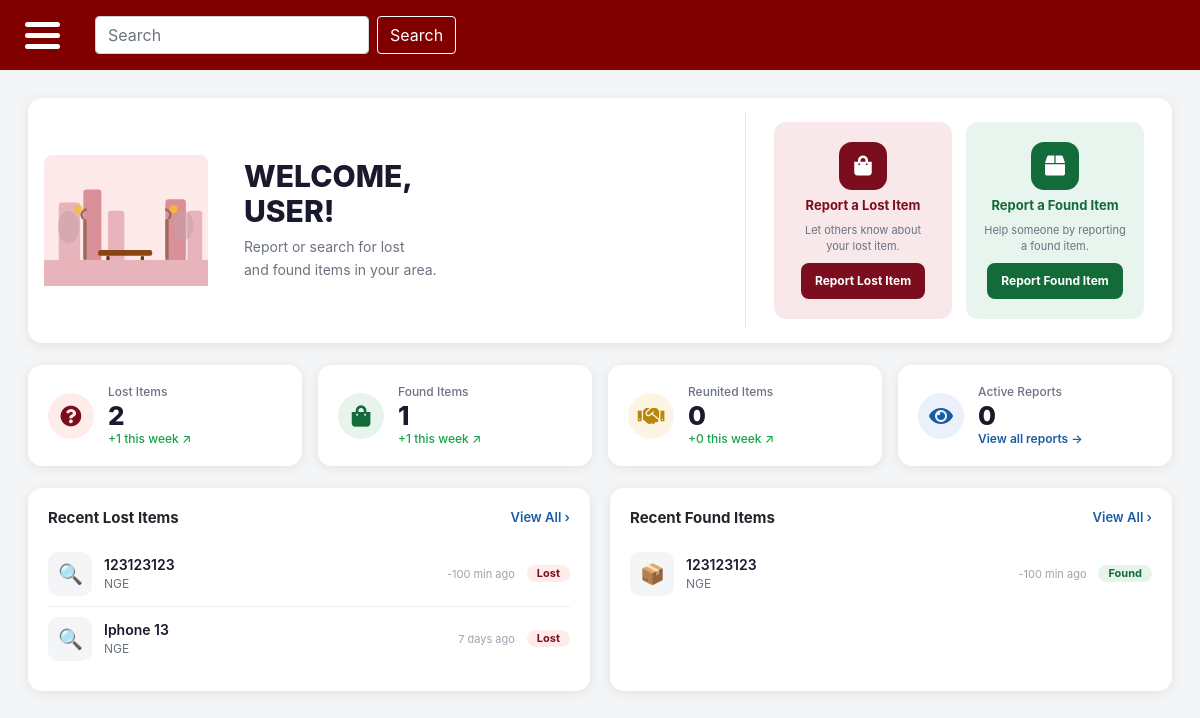
/dashboard.php (signed in), run on the app's committed database.
### tables this page shows
CREATE TABLE `users` (
  `user_id` int(11) NOT NULL,
  `full_name` varchar(255) DEFAULT NULL,
  `institutionalEmail` varchar(255) DEFAULT NULL,
  `password` varchar(255) NOT NULL,
  `is_admin` tinyint(1) DEFAULT 0
);

CREATE TABLE `posts` (
  `post_id` int(11) NOT NULL,
  `user_id` int(11) DEFAULT NULL,
  `location_id` int(11) DEFAULT NULL,
  `specific_location` varchar(255) DEFAULT NULL,
  `category_id` int(11) DEFAULT NULL,
  `dropOff_id` int(11) DEFAULT NULL,
  `type` varchar(255) DEFAULT NULL,
  `itemName` varchar(255) DEFAULT NULL,
  `publicDescription` varchar(255) DEFAULT NULL,
  `privateDetails` varchar(255) DEFAULT NULL,
  `currentStatus` varchar(20) DEFAULT 'PENDING',
  `dateReported` datetime DEFAULT current_timestamp(),
  `expirationDate` datetime DEFAULT NULL
);

CREATE TABLE `location` (
  `location_id` int(11) NOT NULL,
  `locationName` varchar(255) NOT NULL,
  `zone` varchar(100) NOT NULL
);

### dashboard.php (the view, shortened to what this page needs)
<?php
require_once 'connect.php';
$lostCount     = $connection->query("SELECT COUNT(*) AS c FROM posts WHERE type='LOST'")->fetch_assoc()['c'] ?? 0;
$foundCount    = $connection->query("SELECT COUNT(*) AS c FROM posts WHERE type='FOUND'")->fetch_assoc()['c'] ?? 0;
$reunitedCount = $connection->query("SELECT COUNT(*) AS c FROM posts WHERE currentStatus='REUNITED'")->fetch_assoc()['c'] ?? 0;
$activeCount   = $connection->query("SELECT COUNT(*) AS c FROM posts WHERE currentStatus='PENDING'")->fetch_assoc()['c'] ?? 0;
$lostWeek     = $connection->query("SELECT COUNT(*) AS c FROM posts WHERE type='LOST'  AND dateReported >= NOW() - INTERVAL 7 DAY")->fetch_assoc()['c'] ?? 0;
$foundWeek    = $connection->query("SELECT COUNT(*) AS c FROM posts WHERE type='FOUND' AND dateReported >= NOW() - INTERVAL 7 DAY")->fetch_assoc()['c'] ?? 0;
$reunitedWeek = $connection->query("SELECT COUNT(*) AS c FROM posts WHERE currentStatus='REUNITED' AND dateReported >= NOW() - INTERVAL 7 DAY")->fetch_assoc()['c'] ?? 0;
$recentLostResult = $connection->query("
    SELECT p.post_id, p.itemName, p.dateReported, p.currentStatus, l.locationName
    FROM posts p
    LEFT JOIN location l ON p.location_id = l.location_id
    WHERE p.type = 'LOST'
    ORDER BY p.dateReported DESC
    LIMIT 3
");
$recentLost = $recentLostResult ? $recentLostResult->fetch_all(MYSQLI_ASSOC) : [];
$recentFoundResult = $connection->query("
    SELECT p.post_id, p.itemName, p.dateReported, p.currentStatus, l.locationName
    FROM posts p
    LEFT JOIN location l ON p.location_id = l.location_id
    WHERE p.type = 'FOUND'
    ORDER BY p.dateReported DESC
    LIMIT 3
");
$recentFound = $recentFoundResult ? $recentFoundResult->fetch_all(MYSQLI_ASSOC) : [];
function timeAgo($datetime) {
    $diff = time() - strtotime($datetime);
    if ($diff < 3600)  return floor($diff/60)   . ' min ago';
    return floor($diff/86400) . ' days ago';
}
?>
<?php include 'header_footer/main-header.php'; ?>
<link rel="stylesheet" href="https://cdnjs.cloudflare.com/ajax/libs/font-awesome/5.15.4/css/all.min.css">
<div class="layout">
    <?php include 'side-menu.php'; ?>
    <div class="main-content">
        <div class="db-wrap">
            <div class="hero-card">
                <div class="hero-illus">
                </div>
                <div class="hero-text">
                    <h1>WELCOME,<br><?= strtoupper(htmlspecialchars($user1['full_name'] ?? 'USER')) ?>!</h1>
                    <p>Report or search for lost<br>and found items in your area.</p>
                </div>
                <div class="hero-actions">
                    <div class="act-card">
                        <div class="act-icon red"><i class="fas fa-shopping-bag"></i></div>
                        <h3 class="red">Report a Lost Item</h3>
                        <p>Let others know about your lost item.</p>
                        <a href="report_lost.php" class="btn-act red">Report Lost Item</a>
                    </div>
                    <div class="act-card green">
                        <div class="act-icon green"><i class="fas fa-box"></i></div>
                        <h3 class="green">Report a Found Item</h3>
                        <p>Help someone by reporting a found item.</p>
                        <a href="report_found.php" class="btn-act green">Report Found Item</a>
                    </div>
                </div>
            </div>
            <div class="stats-grid">
                <div class="stat-card">
                    <div class="stat-ico red"><i class="fas fa-question-circle fa-lg"></i></div>
                    <div class="stat-info">
                        <div class="lbl">Lost Items</div>
                        <div class="num"><?= $lostCount ?></div>
                        <div class="trnd">+<?= $lostWeek ?> this week ↗</div>
                    </div>
                </div>
                <div class="stat-card">
                    <div class="stat-ico green"><i class="fas fa-shopping-bag fa-lg"></i></div>
                    <div class="stat-info">
                        <div class="lbl">Found Items</div>
                        <div class="num"><?= $foundCount ?></div>
                        <div class="trnd">+<?= $foundWeek ?> this week ↗</div>
                    </div>
                </div>
                <div class="stat-card">
                    <div class="stat-ico gold"><i class="fas fa-handshake fa-lg"></i></div>
                    <div class="stat-info">
                        <div class="lbl">Reunited Items</div>
                        <div class="num"><?= $reunitedCount ?></div>
                        <div class="trnd">+<?= $reunitedWeek ?> this week ↗</div>
                    </div>
                </div>
                <div class="stat-card">
                    <div class="stat-ico blue"><i class="fas fa-eye fa-lg"></i></div>
                    <div class="stat-info">
                        <div class="lbl">Active Reports</div>
                        <div class="num"><?= $activeCount ?></div>
                        <div class="val"><a href="lost_items.php">View all reports &rarr;</a></div>
                    </div>
                </div>
            </div>
            <div class="recent-grid">
                <div class="rc-card">
                    <div class="rc-head">
                        <h3>Recent Lost Items</h3>
                        <a href="lost_items.php">View All &rsaquo;</a>
                    </div>
                    <?php if (empty($recentLost)): ?>
                        <div class="empty-state">No lost items reported yet.</div>
                    <?php else: ?>
                        <?php foreach ($recentLost as $item): ?>
                        <div class="item-row">
                            <div class="item-ico">🔍</div>
                            <div class="item-info">
                                <div class="nm"><?= htmlspecialchars($item['itemName'] ?? '—') ?></div>
                                <div class="loc"><?= htmlspecialchars($item['locationName'] ?? 'Unknown location') ?></div>
                            </div>
                            <span class="item-time"><?= timeAgo($item['dateReported']) ?></span>
                            <span class="badge lost">Lost</span>
                        </div>
                        <?php endforeach; ?>
                    <?php endif; ?>
                </div>
                <div class="rc-card">
                    <div class="rc-head">
                        <h3>Recent Found Items</h3>
                        <a href="found_items.php">View All &rsaquo;</a>
                    </div>
                    <?php if (empty($recentFound)): ?>
                        <div class="empty-state">No found items reported yet.</div>
                    <?php else: ?>
                        <?php foreach ($recentFound as $item): ?>
                        <div class="item-row">
                            <div class="item-ico">📦</div>
                            <div class="item-info">
                                <div class="nm"><?= htmlspecialchars($item['itemName'] ?? '—') ?></div>
                                <div class="loc"><?= htmlspecialchars($item['locationName'] ?? 'Unknown location') ?></div>
                            </div>
                            <span class="item-time"><?= timeAgo($item['dateReported']) ?></span>
                            <span class="badge found">Found</span>
                        </div>
                        <?php endforeach; ?>
                    <?php endif; ?>
                </div>
            </div>
        </div>
    </div>
</div>
<?php include 'header_footer/footer.php'; ?>

### css/global.css (style rules this page uses)
html, body { margin: 0; padding: 0; min-height: 100%; background-color: #f5f5f5; }
.layout { display: flex; min-height: 100vh; width: 100%; }
.main-content { flex: 1; min-height: 100vh; background-color: #f5f5f5; display: flex; flex-direction: column; }

### data on the page
users: full_name "USER"
posts: itemName "123123123", location.locationName "NGE", dateReported "-100 min ago"
posts: itemName "Iphone 13", location.locationName "NGE", dateReported "7 days ago"
posts: itemName "123123123", location.locationName "NGE", dateReported "-100 min ago"

### other printed values
$lostCount "2"
$lostWeek "1"
$foundCount "1"
$foundWeek "1"
$reunitedCount "0"
$reunitedWeek "0"
$activeCount "0"
